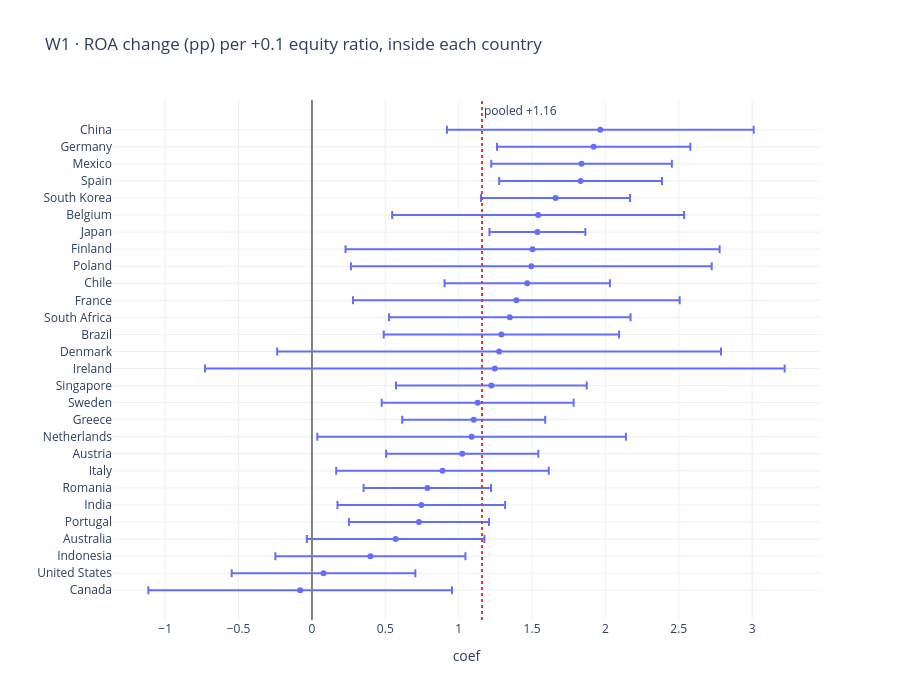
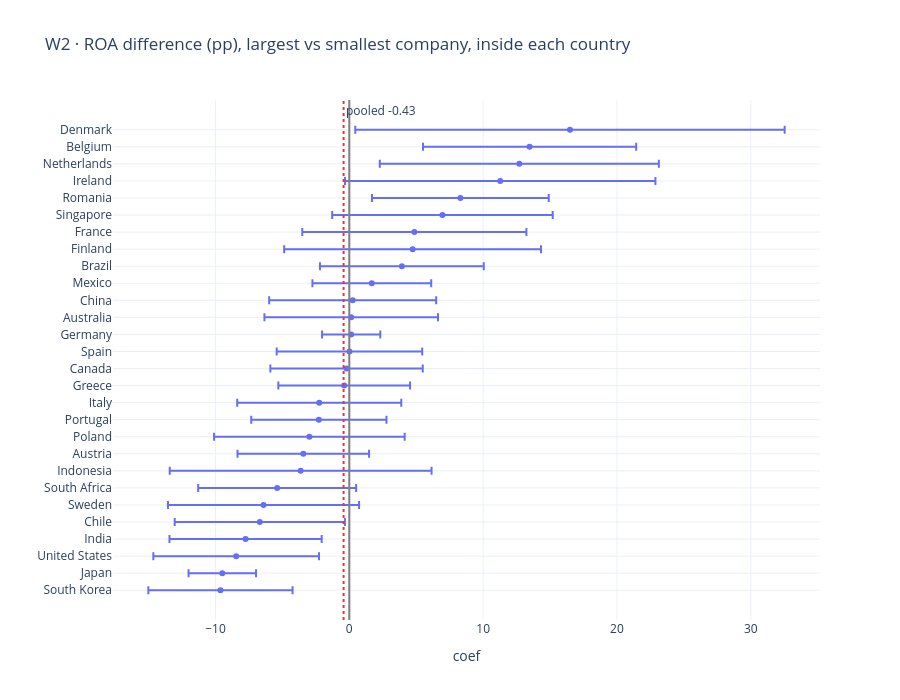

Notebook source saved alongside these figures, in order:
### Markdown cell above
## 1 · Estimates inside each country
One regression per country; the table shows the coefficient (percentage points of ROA) for a **+0.1 change in the equity ratio** (W1) and for **moving from the smallest to the largest company** in the country (W2).

### Code cell
TERMS = {"W1": "equity_ratio_w", "W2": "size_rank"}
slopes = pd.concat([within.country_slopes(fy, [t]) for t in TERMS.values()], ignore_index=True)     # one trait at a time, as stated
slopes["country"] = slopes.iso3.map(names)
res = {h: within.repeats(slopes[slopes.term == t]) for h, t in TERMS.items()}
unit = {"W1": 0.1, "W2": 1.0}      # report W1 per +0.1 of equity ratio
def forest(h, title):
    s = slopes[slopes.term == TERMS[h]].assign(coef=lambda d: d.coef * unit[h], lo=lambda d: (d.coef - 1.96 * d.se * unit[h]), hi=lambda d: (d.coef + 1.96 * d.se * unit[h])).sort_values("coef")
    r = res[h]["re"]; mu = r["mean"] * unit[h]
    fig = px.scatter(s, x="coef", y="country", error_x=s.hi - s.coef, error_x_minus=s.coef - s.lo, title=title)
    fig.add_vline(x=0, line_color="grey"); fig.add_vline(x=mu, line_color="#e53935", line_dash="dot", annotation_text=f"pooled {mu:+.2f}")
    fig.update_layout(height=700, yaxis_title=""); fig.show()
forest("W1", "W1 · ROA change (pp) per +0.1 equity ratio, inside each country")
forest("W2", "W2 · ROA difference (pp), largest vs smallest company, inside each country")

### Figure 1 — Plotly figure (JSON) as saved in the notebook; plotly's stock layout.template omitted (floating-point values rounded to 4 significant figures)
{"data": [{"error_x": {"array": [1.035, 0.6258, 0.6478, 0.6049, 0.4772, 0.5711, 0.4344, 0.7246, 0.5188, 1.052, 0.4873, 0.654, 0.65, 1.975, 1.512, 0.8021, 0.8229, 1.113, 0.5636, 1.23, 1.275, 0.3268, 0.9949, 0.5079, 0.5549, 0.6154, 0.6588, 1.045], "arrayminus": [1.035, 0.6258, 0.6478, 0.6049, 0.4772, 0.5711, 0.4344, 0.7246, 0.5188, 1.052, 0.4873, 0.654, 0.65, 1.975, 1.512, 0.8021, 0.8229, 1.113, 0.5636, 1.23, 1.275, 0.3268, 0.9949, 0.5079, 0.5549, 0.6154, 0.6588, 1.045]}, "hovertemplate": "coef=%{x}<br>country=%{y}<extra></extra>", "legendgroup": "", "marker": {"color": "#636efa", "symbol": "circle"}, "mode": "markers", "name": "", "orientation": "h", "showlegend": false, "type": "scatter", "x": [-0.08029, 0.07889, 0.3984, 0.5702, 0.7293, 0.7452, 0.7866, 0.8897, 1.024, 1.088, 1.103, 1.13, 1.223, 1.247, 1.276, 1.291, 1.349, 1.393, 1.467, 1.495, 1.504, 1.537, 1.542, 1.66, 1.831, 1.838, 1.92, 1.965], "xaxis": "x", "y": ["Canada", "United States", "Indonesia", "Australia", "Portugal", "India", "Romania", "Italy", "Austria", "Netherlands", "Greece", "Sweden", "Singapore", "Ireland", "Denmark", "Brazil", "South Africa", "France", "Chile", "Poland", "Finland", "Japan", "Belgium", "South Korea", "Spain", "Mexico", "Germany", "China"], "yaxis": "y"}], "layout": {"annotations": [{"showarrow": false, "text": "pooled +1.16", "x": 1.159, "xanchor": "left", "xref": "x", "y": 1, "yanchor": "top", "yref": "y domain"}], "height": 700, "legend": {"tracegroupgap": 0}, "shapes": [{"line": {"color": "grey"}, "type": "line", "x0": 0, "x1": 0, "xref": "x", "y0": 0, "y1": 1, "yref": "y domain"}, {"line": {"color": "#e53935", "dash": "dot"}, "type": "line", "x0": 1.159, "x1": 1.159, "xref": "x", "y0": 0, "y1": 1, "yref": "y domain"}], "title": {"text": "W1 · ROA change (pp) per +0.1 equity ratio, inside each country"}, "xaxis": {"anchor": "y", "domain": [0.0, 1.0], "title": {"text": "coef"}}, "yaxis": {"anchor": "x", "domain": [0.0, 1.0], "title": {"text": ""}}}}

### Figure 2 — Plotly figure (JSON) as saved in the notebook; plotly's stock layout.template omitted (floating-point values rounded to 4 significant figures)
{"data": [{"error_x": {"array": [5.387, 2.522, 6.188, 5.686, 6.359, 7.139, 5.9, 9.78, 4.915, 7.12, 5.051, 6.128, 4.92, 5.692, 5.436, 2.174, 6.484, 6.24, 4.438, 6.119, 9.595, 8.372, 8.238, 6.601, 11.59, 10.42, 7.964, 16.04], "arrayminus": [5.387, 2.522, 6.188, 5.686, 6.359, 7.139, 5.9, 9.78, 4.915, 7.12, 5.051, 6.128, 4.92, 5.692, 5.436, 2.174, 6.484, 6.24, 4.438, 6.119, 9.595, 8.372, 8.238, 6.601, 11.59, 10.42, 7.964, 16.04]}, "hovertemplate": "coef=%{x}<br>country=%{y}<extra></extra>", "legendgroup": "", "marker": {"color": "#636efa", "symbol": "circle"}, "mode": "markers", "name": "", "orientation": "h", "showlegend": false, "type": "scatter", "x": [-9.626, -9.487, -8.453, -7.749, -6.685, -6.408, -5.387, -3.635, -3.437, -2.981, -2.273, -2.245, -0.3801, -0.2044, 0.0125, 0.1424, 0.1429, 0.253, 1.683, 3.928, 4.73, 4.861, 6.959, 8.299, 11.28, 12.7, 13.47, 16.49], "xaxis": "x", "y": ["South Korea", "Japan", "United States", "India", "Chile", "Sweden", "South Africa", "Indonesia", "Austria", "Poland", "Portugal", "Italy", "Greece", "Canada", "Spain", "Germany", "Australia", "China", "Mexico", "Brazil", "Finland", "France", "Singapore", "Romania", "Ireland", "Netherlands", "Belgium", "Denmark"], "yaxis": "y"}], "layout": {"annotations": [{"showarrow": false, "text": "pooled -0.43", "x": -0.4264, "xanchor": "left", "xref": "x", "y": 1, "yanchor": "top", "yref": "y domain"}], "height": 700, "legend": {"tracegroupgap": 0}, "shapes": [{"line": {"color": "grey"}, "type": "line", "x0": 0, "x1": 0, "xref": "x", "y0": 0, "y1": 1, "yref": "y domain"}, {"line": {"color": "#e53935", "dash": "dot"}, "type": "line", "x0": -0.4264, "x1": -0.4264, "xref": "x", "y0": 0, "y1": 1, "yref": "y domain"}], "title": {"text": "W2 · ROA difference (pp), largest vs smallest company, inside each country"}, "xaxis": {"anchor": "y", "domain": [0.0, 1.0], "title": {"text": "coef"}}, "yaxis": {"anchor": "x", "domain": [0.0, 1.0], "title": {"text": ""}}}}
